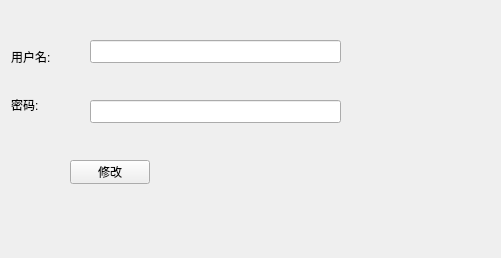
<?xml version="1.0" encoding="UTF-8"?>
<ui version="4.0">
 <class>UserMain</class>
 <widget class="QWidget" name="UserMain">
  <property name="geometry">
   <rect>
    <x>0</x>
    <y>0</y>
    <width>501</width>
    <height>258</height>
   </rect>
  </property>
  <property name="windowTitle">
   <string>Form</string>
  </property>
  <widget class="QLabel" name="label">
   <property name="geometry">
    <rect>
     <x>11</x>
     <y>49</y>
     <width>53</width>
     <height>16</height>
    </rect>
   </property>
   <property name="text">
    <string>用户名:</string>
   </property>
  </widget>
  <widget class="QLineEdit" name="username">
   <property name="geometry">
    <rect>
     <x>90</x>
     <y>40</y>
     <width>251</width>
     <height>23</height>
    </rect>
   </property>
  </widget>
  <widget class="QLabel" name="label_2">
   <property name="geometry">
    <rect>
     <x>11</x>
     <y>97</y>
     <width>38</width>
     <height>16</height>
    </rect>
   </property>
   <property name="text">
    <string>密码:</string>
   </property>
  </widget>
  <widget class="QLineEdit" name="password">
   <property name="geometry">
    <rect>
     <x>90</x>
     <y>100</y>
     <width>251</width>
     <height>23</height>
    </rect>
   </property>
  </widget>
  <widget class="QPushButton" name="pushButton">
   <property name="geometry">
    <rect>
     <x>70</x>
     <y>160</y>
     <width>80</width>
     <height>24</height>
    </rect>
   </property>
   <property name="text">
    <string>修改</string>
   </property>
  </widget>
  <widget class="QLabel" name="notice">
   <property name="geometry">
    <rect>
     <x>180</x>
     <y>160</y>
     <width>131</width>
     <height>17</height>
    </rect>
   </property>
   <property name="text">
    <string/>
   </property>
  </widget>
 </widget>
 <resources/>
 <connections/>
</ui>
